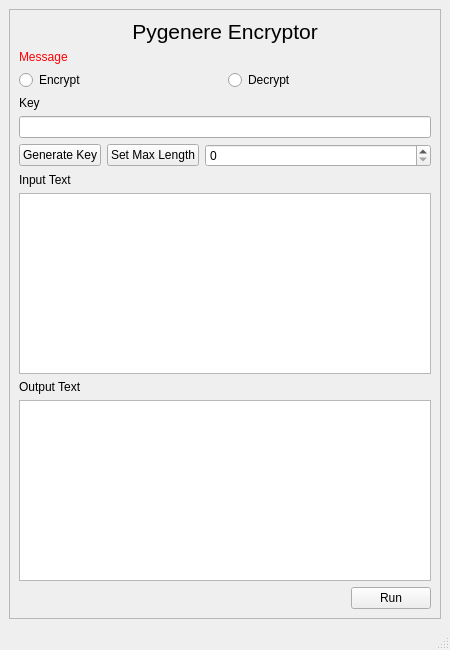
<?xml version="1.0" encoding="UTF-8"?>
<ui version="4.0">
 <class>Crypt_Gui</class>
 <widget class="QMainWindow" name="Crypt_Gui">
  <property name="geometry">
   <rect>
    <x>0</x>
    <y>0</y>
    <width>450</width>
    <height>650</height>
   </rect>
  </property>
  <property name="windowTitle">
   <string>Pygenere Encryptor</string>
  </property>
  <widget class="QWidget" name="centralwidget">
   <layout class="QVBoxLayout" name="verticalLayout">
    <item>
     <widget class="QFrame" name="frame">
      <property name="frameShape">
       <enum>QFrame::StyledPanel</enum>
      </property>
      <property name="frameShadow">
       <enum>QFrame::Raised</enum>
      </property>
      <layout class="QVBoxLayout" name="verticalLayout_3">
       <item>
        <layout class="QVBoxLayout" name="verticalLayout_2">
         <item>
          <widget class="QLabel" name="title_label">
           <property name="font">
            <font>
             <pointsize>16</pointsize>
            </font>
           </property>
           <property name="text">
            <string>Pygenere Encryptor</string>
           </property>
           <property name="alignment">
            <set>Qt::AlignHCenter|Qt::AlignTop</set>
           </property>
          </widget>
         </item>
        </layout>
       </item>
       <item>
        <widget class="QLabel" name="info_label">
         <property name="palette">
          <palette>
           <active>
            <colorrole role="WindowText">
             <brush brushstyle="SolidPattern">
              <color alpha="255">
               <red>255</red>
               <green>0</green>
               <blue>4</blue>
              </color>
             </brush>
            </colorrole>
            <colorrole role="Text">
             <brush brushstyle="SolidPattern">
              <color alpha="255">
               <red>255</red>
               <green>0</green>
               <blue>0</blue>
              </color>
             </brush>
            </colorrole>
            <colorrole role="BrightText">
             <brush brushstyle="SolidPattern">
              <color alpha="255">
               <red>255</red>
               <green>0</green>
               <blue>4</blue>
              </color>
             </brush>
            </colorrole>
            <colorrole role="PlaceholderText">
             <brush brushstyle="SolidPattern">
              <color alpha="128">
               <red>255</red>
               <green>0</green>
               <blue>0</blue>
              </color>
             </brush>
            </colorrole>
           </active>
           <inactive>
            <colorrole role="WindowText">
             <brush brushstyle="SolidPattern">
              <color alpha="255">
               <red>255</red>
               <green>0</green>
               <blue>4</blue>
              </color>
             </brush>
            </colorrole>
            <colorrole role="Text">
             <brush brushstyle="SolidPattern">
              <color alpha="255">
               <red>255</red>
               <green>0</green>
               <blue>0</blue>
              </color>
             </brush>
            </colorrole>
            <colorrole role="BrightText">
             <brush brushstyle="SolidPattern">
              <color alpha="255">
               <red>255</red>
               <green>0</green>
               <blue>4</blue>
              </color>
             </brush>
            </colorrole>
            <colorrole role="PlaceholderText">
             <brush brushstyle="SolidPattern">
              <color alpha="128">
               <red>255</red>
               <green>0</green>
               <blue>0</blue>
              </color>
             </brush>
            </colorrole>
           </inactive>
           <disabled>
            <colorrole role="WindowText">
             <brush brushstyle="SolidPattern">
              <color alpha="255">
               <red>110</red>
               <green>114</green>
               <blue>117</blue>
              </color>
             </brush>
            </colorrole>
            <colorrole role="Text">
             <brush brushstyle="SolidPattern">
              <color alpha="255">
               <red>101</red>
               <green>104</green>
               <blue>106</blue>
              </color>
             </brush>
            </colorrole>
            <colorrole role="BrightText">
             <brush brushstyle="SolidPattern">
              <color alpha="255">
               <red>255</red>
               <green>0</green>
               <blue>4</blue>
              </color>
             </brush>
            </colorrole>
            <colorrole role="PlaceholderText">
             <brush brushstyle="SolidPattern">
              <color alpha="128">
               <red>239</red>
               <green>240</green>
               <blue>241</blue>
              </color>
             </brush>
            </colorrole>
           </disabled>
          </palette>
         </property>
         <property name="autoFillBackground">
          <bool>false</bool>
         </property>
         <property name="text">
          <string>Message</string>
         </property>
        </widget>
       </item>
       <item>
        <layout class="QHBoxLayout" name="horizontalLayout_3">
         <item>
          <widget class="QRadioButton" name="encrypt_radioButton">
           <property name="text">
            <string>Encrypt</string>
           </property>
          </widget>
         </item>
         <item>
          <widget class="QRadioButton" name="decrypt_radioButton">
           <property name="text">
            <string>Decrypt</string>
           </property>
          </widget>
         </item>
        </layout>
       </item>
       <item>
        <widget class="QLabel" name="key_label">
         <property name="text">
          <string>Key</string>
         </property>
        </widget>
       </item>
       <item>
        <widget class="QLineEdit" name="key_lineEdit"/>
       </item>
       <item>
        <layout class="QHBoxLayout" name="horizontalLayout">
         <item>
          <widget class="QPushButton" name="gen_key_pushButton">
           <property name="sizePolicy">
            <sizepolicy hsizetype="Maximum" vsizetype="Fixed">
             <horstretch>0</horstretch>
             <verstretch>0</verstretch>
            </sizepolicy>
           </property>
           <property name="text">
            <string>Generate Key</string>
           </property>
          </widget>
         </item>
         <item>
          <widget class="QPushButton" name="max_pushButton">
           <property name="sizePolicy">
            <sizepolicy hsizetype="Maximum" vsizetype="Fixed">
             <horstretch>0</horstretch>
             <verstretch>0</verstretch>
            </sizepolicy>
           </property>
           <property name="text">
            <string>Set Max Length</string>
           </property>
          </widget>
         </item>
         <item>
          <widget class="QSpinBox" name="key_len_spinBox"/>
         </item>
        </layout>
       </item>
       <item>
        <widget class="QLabel" name="input_label">
         <property name="text">
          <string>Input Text</string>
         </property>
        </widget>
       </item>
       <item>
        <widget class="QTextEdit" name="input_textEdit"/>
       </item>
       <item>
        <widget class="QLabel" name="out_text_label">
         <property name="text">
          <string>Output Text</string>
         </property>
        </widget>
       </item>
       <item>
        <widget class="QTextEdit" name="output_text"/>
       </item>
       <item>
        <widget class="QPushButton" name="cipher_exec">
         <property name="sizePolicy">
          <sizepolicy hsizetype="Maximum" vsizetype="Fixed">
           <horstretch>0</horstretch>
           <verstretch>0</verstretch>
          </sizepolicy>
         </property>
         <property name="layoutDirection">
          <enum>Qt::RightToLeft</enum>
         </property>
         <property name="text">
          <string>Run</string>
         </property>
        </widget>
       </item>
      </layout>
     </widget>
    </item>
   </layout>
  </widget>
  <widget class="QMenuBar" name="menubar">
   <property name="geometry">
    <rect>
     <x>0</x>
     <y>0</y>
     <width>450</width>
     <height>30</height>
    </rect>
   </property>
  </widget>
  <widget class="QStatusBar" name="statusbar"/>
 </widget>
 <resources/>
 <connections/>
</ui>
